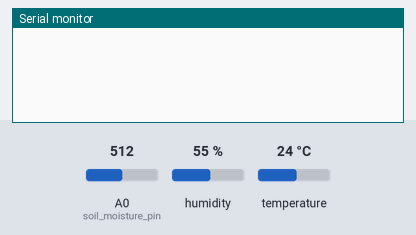
Bench run of a sketch on a simulated ESP8266 (NodeMCU). On the bench: the last lines printed to the serial monitor. The inputs (shaded band) are chosen by the test bench; at power-on: humidity 55 %, A0 (soil_moisture_pin) = 512, temperature 24 °C. WiFi joins after 1.5 s; servers stay silent unless stated.

Above: at 3.0 s.
3.1 s: humidity set to 22 %
At 5.0 s:
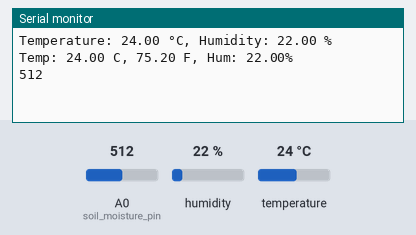
5.3 s: A0 (soil_moisture_pin) set to 716
At 6.6 s:
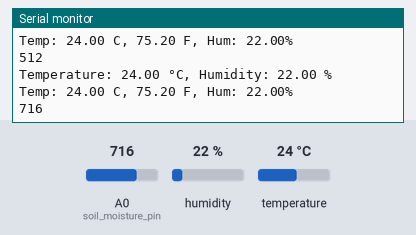
6.8 s: temperature set to 12 °C
At 8.2 s:
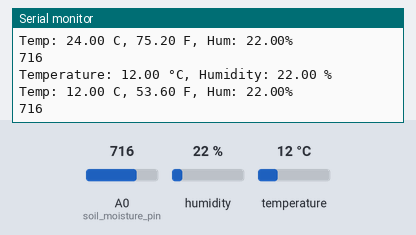
8.3 s: A0 (soil_moisture_pin) set to 900
9.8 s: humidity set to 40 %
At 11.0 s:
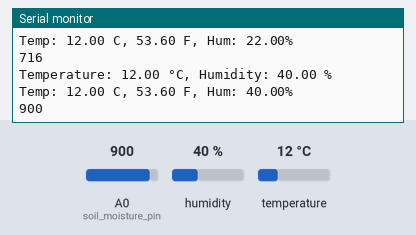
Timing chart, 0 to 12.3 s (numbered marks = the images above; inputs shaded):
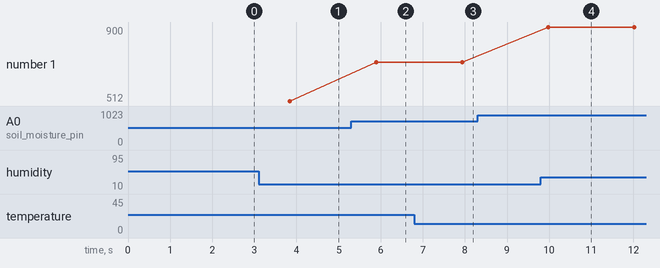

The sketch:

trial5_temp_moisture.ino
```cpp
#define BLYNK_PRINT Serial

#define BLYNK_TEMPLATE_ID "Your Template ID"
#define BLYNK_TEMPLATE_NAME "Your Template Name"
#define BLYNK_AUTH_TOKEN "Your auth-token"

#include <ESP8266WiFi.h>
#include <BlynkSimpleEsp8266.h>
#include "DHT.h"

#define DPIN 4        //Pin to connect DHT sensor (GPIO number) D2
#define DTYPE DHT11   // Define DHT 11 or DHT22 sensor type
#define soil_moisture_pin A0
#define relay_pin 7


DHT dht(DPIN,DTYPE);

char ssid[] = "Your ssid";
char pass[] = "Your password";


//BLYNK_WRITE(V3)
  //{
  //  int pinValue = param.asInt();

    //if(pinValue == 1){
      //digitalWrite(relay_pin, HIGH);
    //}
    //else{
      //digitalWrite(relay_pin, LOW);
    //}
  //}


void setup() {
  Serial.begin(9600);

  //pinMode(relay_pin, OUTPUT);
  //digitalWrite(relay_pin, LOW);

  dht.begin();
  Blynk.begin(BLYNK_AUTH_TOKEN, ssid, pass);
}

void loop() {
  delay(2000);

  Blynk.run();
  float humidity = dht.readHumidity();
  float temperature = dht.readTemperature();

  if (isnan(humidity) || isnan(temperature)) {
    Serial.println("Failed to read from DHT sensor!");
    return;
  }

  Serial.print("Temperature: ");
  Serial.print(temperature);
  Serial.print(" °C, Humidity: ");
  Serial.print(humidity);
  Serial.println(" %");

  Blynk.virtualWrite(V1, humidity);
  Blynk.virtualWrite(V0, temperature);


  float tc = dht.readTemperature(false);  //Read temperature in C
  float tf = dht.readTemperature(true);   //Read Temperature in F
  float hu = dht.readHumidity();          //Read Humidity

  Serial.print("Temp: ");
  Serial.print(tc);
  Serial.print(" C, ");
  Serial.print(tf);
  Serial.print(" F, Hum: ");
  Serial.print(hu);
  Serial.println("%");


  Serial.println(analogRead(soil_moisture_pin));
  Blynk.virtualWrite(V2, analogRead(soil_moisture_pin));


}
```

Measured:
- after the input at 3.1 s, the serial monitor: prints a new line after 0.73 s (image 1)
- after the input at 5.3 s, the serial monitor: prints a new line after 0.59 s (image 2)
- after the input at 6.8 s, the serial monitor: prints a new line after 1.1 s (image 3)
- after the input at 9.8 s, the serial monitor: prints a new line after 0.16 s (image 4)
- plotted number 1: 512 → 716 after the input at 5.3 s
